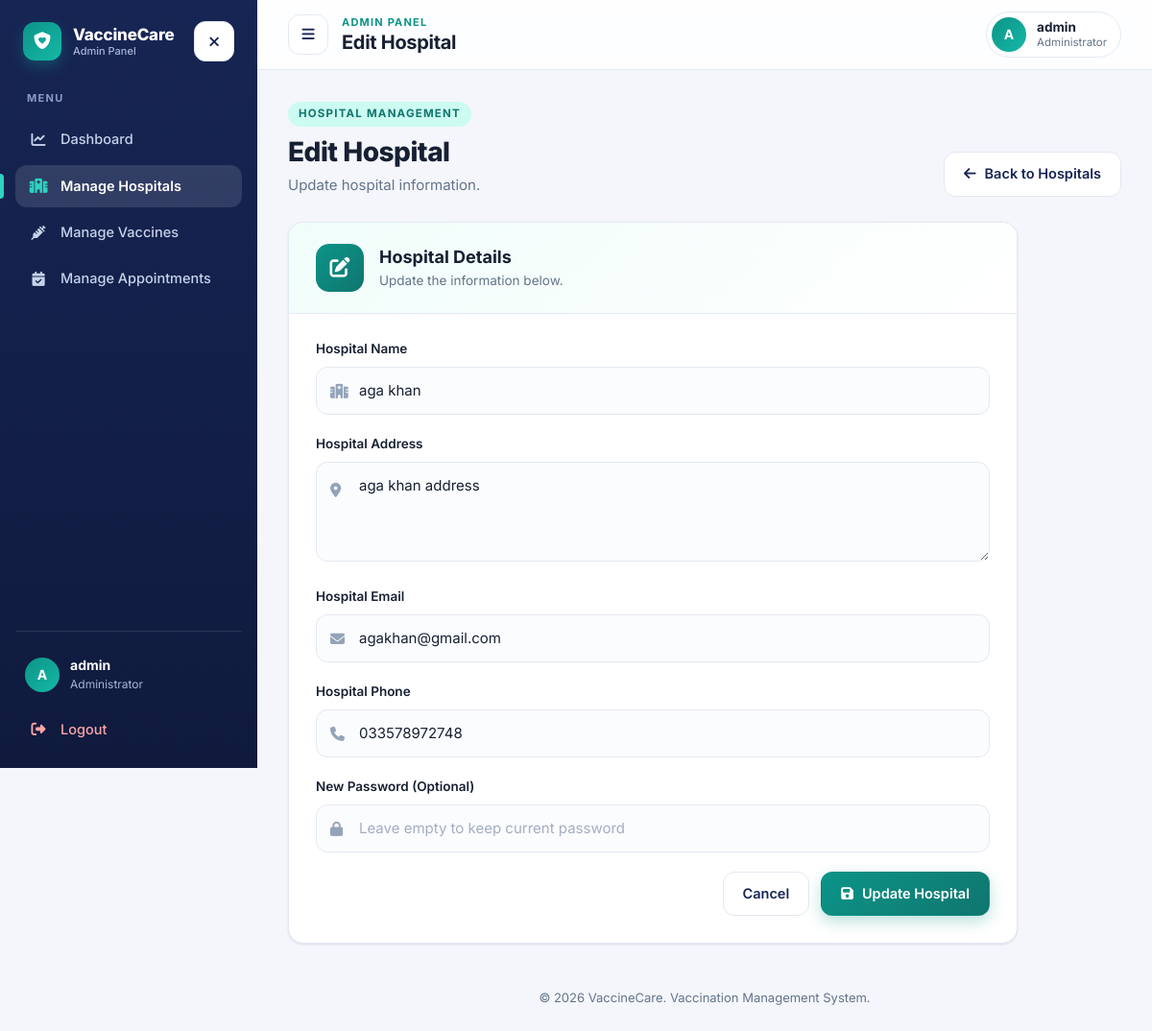
Screenshot of /admin/edit_hospital.php?id=16 (signed in) with the database file from the repository.
### tables this page shows
CREATE TABLE `hospital` (
  `hospital_id` int(11) NOT NULL,
  `hospital_name` varchar(100) NOT NULL,
  `hospital_address` text NOT NULL,
  `hospital_email` varchar(100) NOT NULL,
  `hospital_phone` varchar(50) NOT NULL,
  `password` varchar(255) NOT NULL
);

### admin/edit_hospital.php (the view, shortened to what this page needs)
<?php
include "../config/db_connection.php";
$hospitalId = (int) $_GET["id"];
$selectSql = "SELECT hospital_id, hospital_name, hospital_address,
              hospital_email, hospital_phone
              FROM hospital
              WHERE hospital_id = ?";
$selectStmt = mysqli_prepare($connect, $selectSql);
$selectStmt->bind_param("i", $hospitalId);
$selectStmt->execute();
$selectResult = $selectStmt->get_result();
$hospital = mysqli_fetch_assoc($selectResult);
?>
<!DOCTYPE html>
<html lang="en">
<head>
    <link rel="stylesheet" href="https://cdnjs.cloudflare.com/ajax/libs/font-awesome/6.7.2/css/all.min.css">
    <link rel="stylesheet" href="CSS/admin-app.css">
</head>
<body>
<div class="app">
    <?php $activePage = "hospitals"; $adminBase = ""; include __DIR__ . "/includes/sidebar.php"; ?>
    <div class="app-main">
        <header class="topbar">
            <div class="topbar-left">
                <button type="button" class="icon-btn menu-btn" data-menu-toggle
                        aria-label="Open menu" aria-controls="sidebar" aria-expanded="false">
                    <i class="fa-solid fa-bars"></i>
                </button>
                <div class="topbar-title">
                    <p>Admin Panel</p>
                    <h2>Edit Hospital</h2>
                </div>
            </div>
            <div class="profile-chip">
                <span class="avatar"><?php echo htmlspecialchars(strtoupper(substr($_SESSION["adminName"], 0, 1))); ?></span>
                <span class="profile-text">
                    <strong><?php echo htmlspecialchars($_SESSION["adminName"]); ?></strong>
                    <small>Administrator</small>
                </span>
            </div>
        </header>
        <main class="page">
            <div class="page-head">
                <div>
                    <span class="eyebrow">Hospital Management</span>
                    <h1>Edit Hospital</h1>
                    <p>Update hospital information.</p>
                </div>
                <a href="manage_hospitals.php" class="btn btn-ghost">
                    <i class="fa-solid fa-arrow-left"></i>
                    Back to Hospitals
                </a>
            </div>
            <div class="card form-card wide">
                <div class="form-card-head">
                    <div class="form-icon">
                        <i class="fa-solid fa-pen-to-square"></i>
                    </div>
                    <div>
                        <h3>Hospital Details</h3>
                        <p>Update the information below.</p>
                    </div>
                </div>
                <form action="" method="POST" class="form-body">
                    <div class="form-group">
                        <label for="hospital_name">Hospital Name</label>
                        <div class="input-wrapper">
                            <input
                                type="text"
                                id="hospital_name"
                                name="hospital_name"
                                value="<?php echo htmlspecialchars($hospital["hospital_name"]); ?>"
                                required
                            >
                        </div>
                    </div>
                    <div class="form-group">
                        <label for="hospital_address">Hospital Address</label>
                        <div class="input-wrapper textarea-wrapper">
                            <textarea
                                id="hospital_address"
                                name="hospital_address"
                                rows="3"
                                required
                            ><?php echo htmlspecialchars($hospital["hospital_address"]); ?></textarea>
                        </div>
                    </div>
                    <div class="form-group">
                        <label for="hospital_email">Hospital Email</label>
                        <div class="input-wrapper">
                            <input
                                type="email"
                                id="hospital_email"
                                name="hospital_email"
                                value="<?php echo htmlspecialchars($hospital["hospital_email"]); ?>"
                                required
                            >
                        </div>
                    </div>
                    <div class="form-group">
                        <label for="hospital_phone">Hospital Phone</label>
                        <div class="input-wrapper">
                            <input
                                type="text"
                                id="hospital_phone"
                                name="hospital_phone"
                                value="<?php echo htmlspecialchars($hospital["hospital_phone"]); ?>"
                                required
                            >
                        </div>
                    </div>
                    <div class="form-group">
                        <label for="hospital_password">New Password (Optional)</label>
                        <div class="input-wrapper">
                            <input
                                type="password"
                                id="hospital_password"
                                name="hospital_password"
                                placeholder="Leave empty to keep current password"
                            >
                        </div>
                    </div>
                    <div class="form-actions">
                        <a href="manage_hospitals.php" class="btn btn-ghost">Cancel</a>
                        <button type="submit" name="update_hospital" class="btn btn-primary">
                            <i class="fa-solid fa-floppy-disk"></i>
                            Update Hospital
                        </button>
                    </div>
                </form>
            </div>
        </main>
        <footer class="app-footer">
            &copy; 2026 VaccineCare. Vaccination Management System.
        </footer>
    </div>
</div>
</body>
</html>

### rows the page displays
hospital: hospital_name "aga khan", hospital_address "aga khan address", hospital_email "agakhan@gmail.com", hospital_phone "033578972748"

### other values shown
$item[2] "Dashboard"
$item[2] "Manage Hospitals"
$item[2] "Manage Vaccines"
$item[2] "Manage Appointments"
$sidebarInitial "A"
$sidebarName "admin"
substr($_SESSION["adminName"], 0, 1) "A"
$_SESSION["adminName"] "admin"
